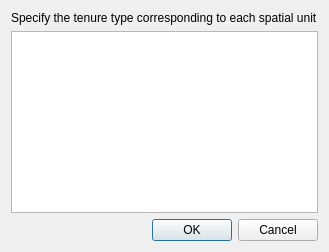
<?xml version="1.0" encoding="UTF-8"?>
<ui version="4.0">
 <class>SpatialUnitTenureDialog</class>
 <widget class="QDialog" name="SpatialUnitTenureDialog">
  <property name="geometry">
   <rect>
    <x>0</x>
    <y>0</y>
    <width>318</width>
    <height>252</height>
   </rect>
  </property>
  <property name="windowTitle">
   <string>Spatial Unit Tenure Types</string>
  </property>
  <layout class="QGridLayout" name="gridLayout">
   <item row="2" column="0">
    <widget class="QDialogButtonBox" name="buttonBox">
     <property name="orientation">
      <enum>Qt::Horizontal</enum>
     </property>
     <property name="standardButtons">
      <set>QDialogButtonBox::Cancel|QDialogButtonBox::Ok</set>
     </property>
    </widget>
   </item>
   <item row="1" column="0">
    <widget class="ListPairTableView" name="sp_tenure_view"/>
   </item>
   <item row="0" column="0">
    <widget class="QLabel" name="label">
     <property name="text">
      <string>&lt;html&gt;&lt;head/&gt;&lt;body&gt;&lt;p&gt;Specify the tenure type corresponding to each spatial unit&lt;/p&gt;&lt;/body&gt;&lt;/html&gt;</string>
     </property>
    </widget>
   </item>
  </layout>
 </widget>
 <customwidgets>
  <customwidget>
   <class>ListPairTableView</class>
   <extends>QTableView</extends>
   <header>stdm.ui.customcontrols.list_pair_table_view</header>
  </customwidget>
 </customwidgets>
 <resources/>
 <connections>
  <connection>
   <sender>buttonBox</sender>
   <signal>accepted()</signal>
   <receiver>SpatialUnitTenureDialog</receiver>
   <slot>accept()</slot>
   <hints>
    <hint type="sourcelabel">
     <x>248</x>
     <y>254</y>
    </hint>
    <hint type="destinationlabel">
     <x>157</x>
     <y>274</y>
    </hint>
   </hints>
  </connection>
  <connection>
   <sender>buttonBox</sender>
   <signal>rejected()</signal>
   <receiver>SpatialUnitTenureDialog</receiver>
   <slot>reject()</slot>
   <hints>
    <hint type="sourcelabel">
     <x>316</x>
     <y>260</y>
    </hint>
    <hint type="destinationlabel">
     <x>286</x>
     <y>274</y>
    </hint>
   </hints>
  </connection>
 </connections>
</ui>
